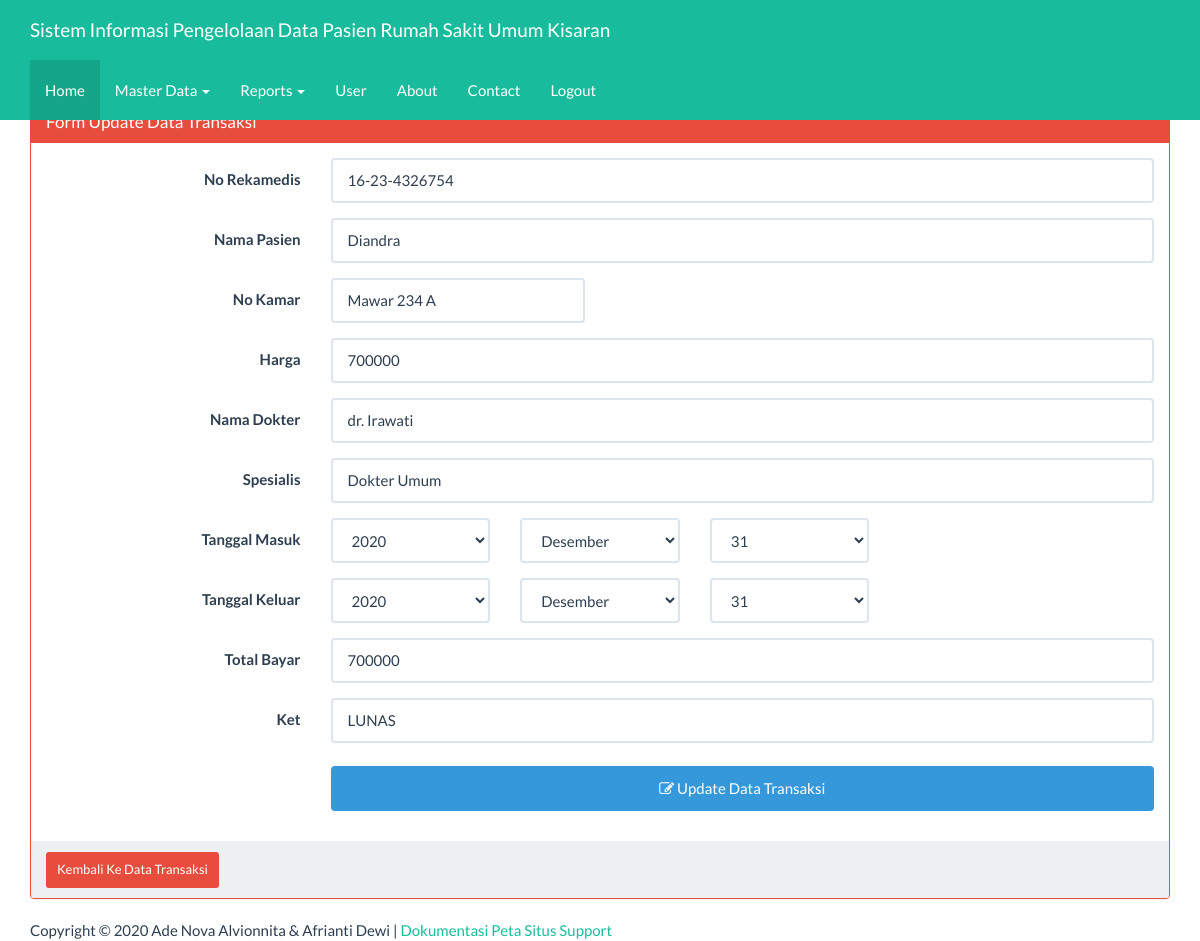
/index_admin.php?page=transaksi&actions=edit&id=3 (signed in), run on the app's committed database.
### tables this page shows
CREATE TABLE `tbtransaksi` (
  `id` int(11) NOT NULL,
  `no_rm` varchar(50) NOT NULL,
  `namapasien` varchar(50) NOT NULL,
  `noruangan` varchar(25) NOT NULL,
  `Harga` int(50) NOT NULL,
  `namadokter` varchar(50) NOT NULL,
  `spesialis` varchar(100) NOT NULL,
  `tglmasuk` date NOT NULL,
  `tglkeluar` date NOT NULL,
  `bayar` int(11) NOT NULL,
  `ket` varchar(50) NOT NULL
);

### views/transaksi_edit.php (the view, shortened to what this page needs)
<?php
$id=$_GET['id'];
$ambil=  mysqli_query($koneksi, "SELECT * FROM tbtransaksi WHERE id='$id'") or die ("SQL Edit error");
$data= mysqli_fetch_array($ambil);
?>
<div class="container">
    <div class="row">
        <div class="col-xs-12">
            <div class="panel panel-danger">
                <div class="panel-heading">
                    <h3 class="panel-title">Form Update Data Transaksi</h3>
                </div>
                <div class="panel-body">
                                       <form class="form-horizontal" action="" method="post">
						 <div class="form-group">
                            <label for="no_rm" class="col-sm-3 control-label">No Rekamedis</label>
                            <div class="col-sm-9">
                                <input type="text" name="no_rm" value="<?=$data['no_rm']?>"class="form-control" id="inputEmail3" placeholder="Nomor Rekamedis">
                            </div>
                        </div>
						 <div class="form-group">
                            <label for="namapasien" class="col-sm-3 control-label">Nama Pasien</label>
                            <div class="col-sm-9">
                                <input type="text" name="namapasien" value="<?=$data['namapasien']?>"class="form-control" id="inputEmail3" placeholder="Nama Pasien">
                            </div>
                        </div>
						 <div class="form-group">
                            <label for="noruangan" class="col-sm-3 control-label">No Kamar</label>
                            <div class="col-sm-3">
                                <input type="text" name="noruangan" value="<?=$data['noruangan']?>"class="form-control" id="inputEmail3" placeholder="Nomor Kamar">
                            </div>
                        </div>
						 <div class="form-group">
                            <label for="Harga" class="col-sm-3 control-label">Harga</label>
                            <div class="col-sm-9">
                                <input type="number" name="Harga" value="<?=$data['Harga']?>"class="form-control" id="inputEmail3" placeholder="Harga Kamar">
                            </div>
                        </div>
                        <div class="form-group">
                            <label for="namadokter" class="col-sm-3 control-label">Nama Dokter</label>
                            <div class="col-sm-9">
                                <input type="text" name="namadokter" value="<?=$data['namadokter']?>"class="form-control" id="inputEmail3" placeholder="Nama Dokter">
                            </div>
                        </div>
						 <div class="form-group">
                            <label for="spesialis" class="col-sm-3 control-label">Spesialis</label>
                            <div class="col-sm-9">
                                <input type="text" name="spesialis" value="<?=$data['spesialis']?>"class="form-control" id="inputEmail3" placeholder="Spesialis Dokter">
                            </div>
                        </div>
                        <div class="form-group">
                            <label class="col-sm-3 control-label">Tanggal Masuk</label>
                            <div class="col-sm-2 col-xs-9">
                                <select name="tahun" class="form-control">
                                    <?php for($i=2020;$i>2010;$i--) {?>
                                    <option value="<?=$i?>"> <?=$i?> </option>
                                    <?php }?>
                                </select>
                            </div>
                            <div class="col-sm-2 col-xs-9">
                                <select name="bulan" class="form-control">
                                    <?php
                                    $bulan=  array("","Januari","Februari","Maret","April","Mei","Juni","Juli","Agustus","September","Oktober","November","Desember");
                                    for($j=12;$j>0;$j--) {?>
                                    <option value="<?=$j?>"> <?=$bulan[$j]?> </option>
                                    <?php }?>
                                </select>
                            </div>
                            <div class="col-sm-2 col-xs-9">
                                <select name="tanggal" class="form-control">
                                    <?php for($k=31;$k>0;$k--) {?>
                                    <option value="<?=$k?>"> <?=$k?> </option>
                                    <?php }?>
                                </select>
                            </div>
                        </div>
                        <div class="form-group">
                            <label class="col-sm-3 control-label">Tanggal Keluar</label>
                            <div class="col-sm-2 col-xs-9">
                                <select name="tahun" class="form-control">
                                    <?php for($i=2020;$i>2010;$i--) {?>
                                    <option value="<?=$i?>"> <?=$i?> </option>
                                    <?php }?>
                                </select>
                            </div>
                            <div class="col-sm-2 col-xs-9">
                                <select name="bulan" class="form-control">
                                    <?php
                                    $bulan=  array("","Januari","Februari","Maret","April","Mei","Juni","Juli","Agustus","September","Oktober","November","Desember");
                                    for($j=12;$j>0;$j--) {?>
                                    <option value="<?=$j?>"> <?=$bulan[$j]?> </option>
                                    <?php }?>
                                </select>
                            </div>
                            <div class="col-sm-2 col-xs-9">
                                <select name="tanggal" class="form-control">
                                    <?php for($k=31;$k>0;$k--) {?>
                                    <option value="<?=$k?>"> <?=$k?> </option>
                                    <?php }?>
                                </select>
                            </div>
                        </div>
						<div class="form-group">
                            <label for="bayar" class="col-sm-3 control-label">Total Bayar</label>
                            <div class="col-sm-9">
                                <input type="number" name="bayar" value="<?=$data['bayar']?>"class="form-control" id="inputEmail3" placeholder="Total Bayar ">
                            </div>
                        </div>
						<div class="form-group">
                            <label for="ket" class="col-sm-3 control-label">Ket</label>
                            <div class="col-sm-9">
                                <input type="text" name="ket" value="<?=$data['ket']?>"class="form-control" id="inputEmail3" placeholder="Ket">
                            </div>
                        </div>
                        <div class="form-group">
                            <div class="col-sm-offset-3 col-sm-9">
                                <button type="submit" class="btn btn-info">
                                    <span class="fa fa-edit"></span> Update Data Transaksi</button>
                            </div>
                        </div>
                    </form>
                </div>
                <div class="panel-footer">
                    <a href="?page=trasnsaksi&actions=tampil" class="btn btn-danger btn-sm">
                        Kembali Ke Data Transaksi
                    </a>
                </div>
            </div>
        </div>
    </div>
</div>

### index_admin.php (style rules this page uses)
body { margin-top:70px; }
button { background-color: #99FFAA; color: blue; padding: 14px 20px; margin: 8px 0; border: none; cursor: pointer; width: 100%; }

### data on the page
tbtransaksi: no_rm "16-23-4326754", namapasien "Diandra", noruangan "Mawar 234 A", Harga "700000", namadokter "dr. Irawati", spesialis "Dokter Umum", bayar "700000", ket "LUNAS"

### other printed values
form field tahun "2020"
form field bulan "Desember"
form field tanggal "31"
